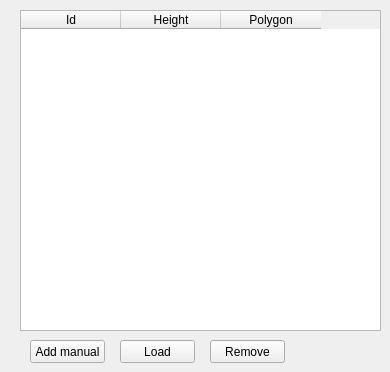
      <widget class="QWidget" name="tab_3">
       <attribute name="title">
        <string>Objects</string>
       </attribute>
       <widget class="QPushButton" name="pbLoadObject">
        <property name="geometry">
         <rect>
          <x>120</x>
          <y>340</y>
          <width>75</width>
          <height>23</height>
         </rect>
        </property>
        <property name="text">
         <string>Load</string>
        </property>
       </widget>
       <widget class="QTableWidget" name="twObjectList">
        <property name="geometry">
         <rect>
          <x>20</x>
          <y>10</y>
          <width>361</width>
          <height>321</height>
         </rect>
        </property>
        <column>
         <property name="text">
          <string>Id</string>
         </property>
        </column>
        <column>
         <property name="text">
          <string>Height</string>
         </property>
        </column>
        <column>
         <property name="text">
          <string>Polygon</string>
         </property>
        </column>
       </widget>
       <widget class="QPushButton" name="pbAddSimpleObject">
        <property name="geometry">
         <rect>
          <x>30</x>
          <y>340</y>
          <width>75</width>
          <height>23</height>
         </rect>
        </property>
        <property name="text">
         <string>Add manual</string>
        </property>
       </widget>
       <widget class="QPushButton" name="pbRemoveObject">
        <property name="geometry">
         <rect>
          <x>210</x>
          <y>340</y>
          <width>75</width>
          <height>23</height>
         </rect>
        </property>
        <property name="text">
         <string>Remove</string>
        </property>
       </widget>
      </widget>
